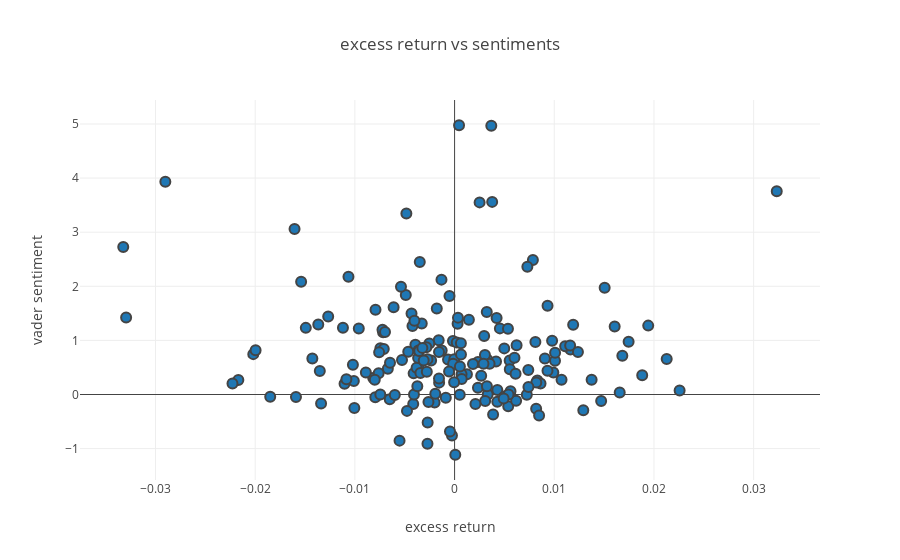
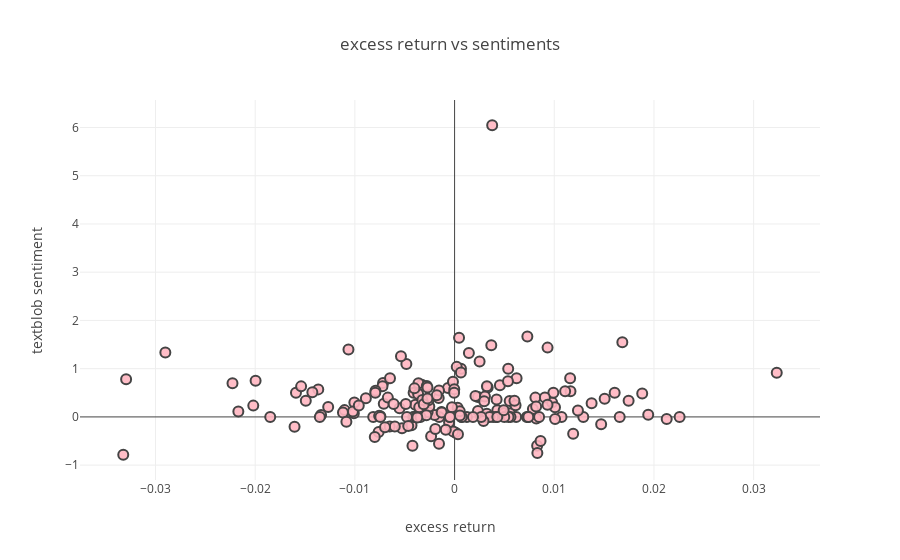

Notebook cell for these charts, in order:
### Markdown cell above
### Tweets about GOOG

### Code cell
T_GOOG = get_alpha_tweetsent_table(alpha_goog, t_goog, 'GOOG')
print(alpha_sent_stat_analysis(T_GOOG))
plot_alpha_corr_vader(T_GOOG)
plot_alpha_corr_textblob(T_GOOG)

### Figure 1 — Plotly figure (JSON) as saved in the notebook; plotly's stock layout.template omitted (floating-point values rounded to 4 significant figures; data arrays with more than 128 entries replaced by an {"elided": "..."} marker saying what was removed)
{"data": [{"marker": {"line": {"width": 2}, "size": 10}, "mode": "markers", "type": "scatter", "uid": "85b93ac3-18a5-46aa-936e-608091d44a45", "x": {"elided": "182 float values"}, "y": {"elided": "182 float values"}}], "layout": {"title": {"text": "excess return vs sentiments"}, "xaxis": {"title": {"text": "excess return"}}, "yaxis": {"title": {"text": "vader sentiment"}}}}

### Figure 2 — Plotly figure (JSON) as saved in the notebook; plotly's stock layout.template omitted (floating-point values rounded to 4 significant figures; data arrays with more than 128 entries replaced by an {"elided": "..."} marker saying what was removed)
{"data": [{"marker": {"color": "rgba(255, 182, 193, .9)", "line": {"width": 2}, "size": 10}, "mode": "markers", "type": "scatter", "uid": "082b1742-2b51-4454-be91-6d472d27dbf4", "x": {"elided": "182 float values"}, "y": {"elided": "182 float values"}}], "layout": {"title": {"text": "excess return vs sentiments"}, "xaxis": {"title": {"text": "excess return"}}, "yaxis": {"title": {"text": "textblob sentiment"}}}}
